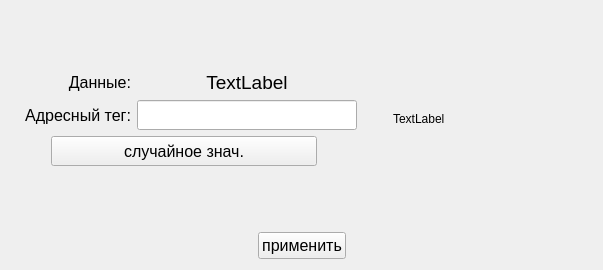
<?xml version="1.0" encoding="UTF-8"?>
<ui version="4.0">
 <class>editString</class>
 <widget class="QWidget" name="editString">
  <property name="geometry">
   <rect>
    <x>0</x>
    <y>0</y>
    <width>603</width>
    <height>270</height>
   </rect>
  </property>
  <property name="windowTitle">
   <string>Form</string>
  </property>
  <layout class="QVBoxLayout" name="verticalLayout_4">
   <item>
    <layout class="QHBoxLayout" name="horizontalLayout_5">
     <item>
      <layout class="QVBoxLayout" name="verticalLayout_2">
       <item>
        <spacer name="verticalSpacer">
         <property name="orientation">
          <enum>Qt::Vertical</enum>
         </property>
         <property name="sizeHint" stdset="0">
          <size>
           <width>20</width>
           <height>40</height>
          </size>
         </property>
        </spacer>
       </item>
       <item>
        <layout class="QHBoxLayout" name="horizontalLayout_6">
         <item>
          <widget class="QLabel" name="dataLabel">
           <property name="maximumSize">
            <size>
             <width>120</width>
             <height>16777215</height>
            </size>
           </property>
           <property name="font">
            <font>
             <pointsize>12</pointsize>
            </font>
           </property>
           <property name="text">
            <string>Данные:</string>
           </property>
           <property name="alignment">
            <set>Qt::AlignRight|Qt::AlignTrailing|Qt::AlignVCenter</set>
           </property>
          </widget>
         </item>
         <item>
          <widget class="QLabel" name="dataValueLabel">
           <property name="minimumSize">
            <size>
             <width>160</width>
             <height>0</height>
            </size>
           </property>
           <property name="font">
            <font>
             <pointsize>14</pointsize>
            </font>
           </property>
           <property name="text">
            <string>TextLabel</string>
           </property>
           <property name="alignment">
            <set>Qt::AlignCenter</set>
           </property>
          </widget>
         </item>
        </layout>
       </item>
       <item>
        <layout class="QVBoxLayout" name="verticalLayout">
         <item>
          <layout class="QHBoxLayout" name="horizontalLayout">
           <item>
            <widget class="QLabel" name="tagLabel">
             <property name="maximumSize">
              <size>
               <width>120</width>
               <height>16777215</height>
              </size>
             </property>
             <property name="font">
              <font>
               <pointsize>12</pointsize>
              </font>
             </property>
             <property name="text">
              <string>Адресный тег:</string>
             </property>
             <property name="alignment">
              <set>Qt::AlignRight|Qt::AlignTrailing|Qt::AlignVCenter</set>
             </property>
            </widget>
           </item>
           <item>
            <widget class="QLineEdit" name="tagLineEdit">
             <property name="minimumSize">
              <size>
               <width>160</width>
               <height>30</height>
              </size>
             </property>
             <property name="maximumSize">
              <size>
               <width>220</width>
               <height>16777215</height>
              </size>
             </property>
             <property name="font">
              <font>
               <family>Arial</family>
               <pointsize>12</pointsize>
              </font>
             </property>
            </widget>
           </item>
          </layout>
         </item>
         <item>
          <layout class="QHBoxLayout" name="horizontalLayout_2">
           <item>
            <spacer name="horizontalSpacer">
             <property name="orientation">
              <enum>Qt::Horizontal</enum>
             </property>
             <property name="sizeType">
              <enum>QSizePolicy::Maximum</enum>
             </property>
             <property name="sizeHint" stdset="0">
              <size>
               <width>40</width>
               <height>20</height>
              </size>
             </property>
            </spacer>
           </item>
           <item>
            <widget class="QPushButton" name="randDataButton">
             <property name="minimumSize">
              <size>
               <width>150</width>
               <height>30</height>
              </size>
             </property>
             <property name="font">
              <font>
               <pointsize>12</pointsize>
              </font>
             </property>
             <property name="text">
              <string>случайное знач.</string>
             </property>
            </widget>
           </item>
           <item>
            <spacer name="horizontalSpacer_2">
             <property name="orientation">
              <enum>Qt::Horizontal</enum>
             </property>
             <property name="sizeType">
              <enum>QSizePolicy::Maximum</enum>
             </property>
             <property name="sizeHint" stdset="0">
              <size>
               <width>40</width>
               <height>20</height>
              </size>
             </property>
            </spacer>
           </item>
          </layout>
         </item>
        </layout>
       </item>
       <item>
        <spacer name="verticalSpacer_2">
         <property name="orientation">
          <enum>Qt::Vertical</enum>
         </property>
         <property name="sizeHint" stdset="0">
          <size>
           <width>20</width>
           <height>40</height>
          </size>
         </property>
        </spacer>
       </item>
      </layout>
     </item>
     <item>
      <layout class="QVBoxLayout" name="verticalLayout_3">
       <item>
        <spacer name="verticalSpacer_3">
         <property name="orientation">
          <enum>Qt::Vertical</enum>
         </property>
         <property name="sizeType">
          <enum>QSizePolicy::Fixed</enum>
         </property>
         <property name="sizeHint" stdset="0">
          <size>
           <width>30</width>
           <height>20</height>
          </size>
         </property>
        </spacer>
       </item>
       <item>
        <layout class="QHBoxLayout" name="horizontalLayout_4">
         <item>
          <spacer name="horizontalSpacer_5">
           <property name="orientation">
            <enum>Qt::Horizontal</enum>
           </property>
           <property name="sizeType">
            <enum>QSizePolicy::Fixed</enum>
           </property>
           <property name="sizeHint" stdset="0">
            <size>
             <width>30</width>
             <height>20</height>
            </size>
           </property>
          </spacer>
         </item>
         <item>
          <widget class="QLabel" name="colorDataLabel">
           <property name="minimumSize">
            <size>
             <width>60</width>
             <height>50</height>
            </size>
           </property>
           <property name="text">
            <string>TextLabel</string>
           </property>
          </widget>
         </item>
         <item>
          <spacer name="horizontalSpacer_6">
           <property name="orientation">
            <enum>Qt::Horizontal</enum>
           </property>
           <property name="sizeType">
            <enum>QSizePolicy::Fixed</enum>
           </property>
           <property name="sizeHint" stdset="0">
            <size>
             <width>30</width>
             <height>20</height>
            </size>
           </property>
          </spacer>
         </item>
        </layout>
       </item>
       <item>
        <spacer name="verticalSpacer_4">
         <property name="orientation">
          <enum>Qt::Vertical</enum>
         </property>
         <property name="sizeType">
          <enum>QSizePolicy::Fixed</enum>
         </property>
         <property name="sizeHint" stdset="0">
          <size>
           <width>30</width>
           <height>20</height>
          </size>
         </property>
        </spacer>
       </item>
      </layout>
     </item>
    </layout>
   </item>
   <item>
    <layout class="QHBoxLayout" name="horizontalLayout_3">
     <item>
      <spacer name="horizontalSpacer_3">
       <property name="orientation">
        <enum>Qt::Horizontal</enum>
       </property>
       <property name="sizeHint" stdset="0">
        <size>
         <width>40</width>
         <height>20</height>
        </size>
       </property>
      </spacer>
     </item>
     <item>
      <widget class="QPushButton" name="editButton">
       <property name="font">
        <font>
         <pointsize>12</pointsize>
        </font>
       </property>
       <property name="text">
        <string>применить</string>
       </property>
      </widget>
     </item>
     <item>
      <spacer name="horizontalSpacer_4">
       <property name="orientation">
        <enum>Qt::Horizontal</enum>
       </property>
       <property name="sizeHint" stdset="0">
        <size>
         <width>40</width>
         <height>20</height>
        </size>
       </property>
      </spacer>
     </item>
    </layout>
   </item>
  </layout>
 </widget>
 <resources/>
 <connections/>
</ui>
